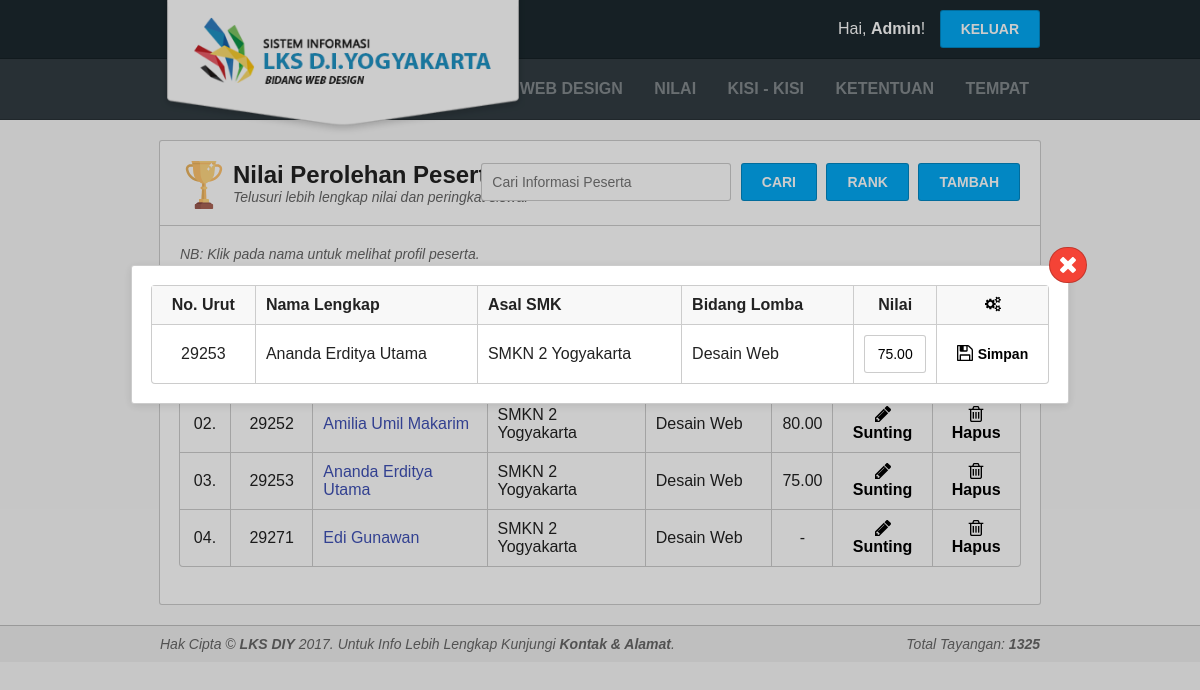
The page /nilai.php?sunting-nilai=29253 (signed in) on the database its author committed.
### tables this page shows
CREATE TABLE `peserta` (
  `id` varchar(20) NOT NULL,
  `nama` varchar(50) NOT NULL,
  `passwd` varchar(30) NOT NULL,
  `bidang` varchar(30) NOT NULL,
  `umur` int(5) DEFAULT NULL,
  `asalsmk` varchar(30) DEFAULT NULL,
  `kelas` varchar(5) DEFAULT NULL
);

CREATE TABLE `nilai` (
  `id` varchar(20) NOT NULL,
  `nilai` float(4,2) DEFAULT NULL
);

CREATE TABLE `hit` (
  `total` int(10) NOT NULL
);

### engine/conn.php (called while the page is built, shortened)
<?php
	if(isset($_SESSION['akses']) && isset($_SESSION['id'])){
		$akses = $_SESSION['akses'];
		$id = $_SESSION['id'];
	}
 ?>

### engine/hit.php (called while the page is built, shortened)
<?php
	$query_hit = mysqli_query($mysqli, "SELECT * FROM hit");
	while($result_hit = mysqli_fetch_array($query_hit)){
		$total = $result_hit['total'] + 1;
	}
 ?>

### engine/section-nilai.php (the view, shortened to what this page needs)
<?php
	$query_peserta = mysqli_query($mysqli, "SELECT * FROM peserta");
 ?>
<section id="nilai">
	<div class="section-container">
		<div class="section-head">
			<img src="asset/icon/score.svg" alt="Nilai Peserta LKS">
			<h2>Nilai Perolehan Peserta LKS</h2>
			<p class="info">Telusuri lebih lengkap nilai dan peringkat siswa.</p>
			<form>
				<input type="search" name="cari-peserta" placeholder="Cari Informasi Peserta" value="<?php if(isset($cari_peserta)){ echo $cari_peserta; } ?>">
				<button>CARI</button>
				<button type="button" onclick="window.location = 'peringkat-nilai.php'" style="margin-left: 5px; ">RANK</button>
				<?php if(isset($akses) && $akses == "admin"){ ?>
				<button type="button" style="margin-left: 5px;" onclick="window.location = 'nilai.php?tambah-peserta=1'">TAMBAH</button>
				<?php } ?>
			</form>
		</div>
		<div class="section-body">
			<?php if(mysqli_num_rows($query_peserta)){ ?>
			<?php if(isset($akses) && $akses == "admin"){ ?>
			<p class="info">NB: Klik pada nama untuk melihat profil peserta.</p>
			<?php } ?>
			<table>
				<thead>
					<tr>
						<th>No.</th>
						<th>No. Urut</th>
						<th>Nama Lengkap</th>
						<th>Asal SMK</th>
						<th>Bidang Lomba</th>
						<th>Nilai</th>
						<?php if(isset($akses) && $akses == "admin"){ ?>
						<th class="td-option" colspan="2"><img src="asset/icon/settings.svg" alt="Pilihan"></th>
						<?php } ?>
					</tr>
				</thead>
				<tbody>
					<?php
						$no = 1;
						while($result_peserta = mysqli_fetch_array($query_peserta)){
							$id = $result_peserta['id'];
							$nama = $result_peserta['nama'];
							$bidang = $result_peserta['bidang'];
							$asalsmk = $result_peserta['asalsmk'];
							$query_nilai = mysqli_query($mysqli, "SELECT * FROM nilai WHERE id='$id'");
							$result_nilai = mysqli_fetch_array($query_nilai);
							$nilai = ($result_nilai['nilai'] == NULL || $result_nilai['nilai'] == 0.00) ? "-" : $result_nilai['nilai'];
					?>
						<tr>
							<td><?php if($no < 10){ echo "0".$no."."; }else{ echo $no."."; } ?></td>
							<td><?php echo $id; ?></td>
							<td>
								<?php if(isset($akses) && $akses == "admin"){ ?>
								<a href="nilai.php?sunting-peserta=<?php echo $id; ?>" title="Sunting Profil">
								<?php } ?>
									<?php echo $nama; ?>
								</a>
							</td>
							<td><?php echo $asalsmk; ?></td>
							<td><?php echo $bidang; ?></td>
							<td><?php echo $nilai; ?></td>
							<?php if(isset($akses) && $akses == "admin"){ ?>
							<td class="td-option">
								<img src="asset/icon/pencil.svg" alt="Sunting">
								<a href="nilai.php?sunting-nilai=<?php echo $id; ?>" title="Sunting">Sunting</a>
							</td>
							<td class="td-option">
								<img src="asset/icon/trash.svg" alt="Hapus">
								<a href="nilai.php?hapus-peserta=<?php echo $id; ?>" title="Hapus">Hapus</a>
							</td>
							<?php } ?>
						</tr>
					<?php $no++; } ?>
				</tbody>
			</table>
			<?php }else{ ?>
			<p class="info noresult">Peserta tidak dapat ditemukan/belum ada. <a href="javascript:void(0)" onclick="history.back()">Klik untuk kembali</a>.</p>
			<?php } ?>
		</div>
	</div>
</section>
<?php
	if(isset($_GET['sunting-nilai'])){
		$id_peserta = $_GET['sunting-nilai'];
		$query_peserta = mysqli_query($mysqli, "SELECT * FROM peserta WHERE id='$id_peserta'");
		$result_peserta = mysqli_fetch_array($query_peserta);
		$nama = $result_peserta['nama'];
		$bidang = $result_peserta['bidang'];
		$asalsmk = $result_peserta['asalsmk'];
		$query_nilai = mysqli_query($mysqli, "SELECT * FROM nilai WHERE id='$id_peserta'");
		$result_nilai = mysqli_fetch_array($query_nilai);
		$nilai = ($result_nilai['nilai'] == NULL || $result_nilai['nilai'] == 0.00) ? "-" : $result_nilai['nilai'];
?>
<div id="modal-nilai-edit">
	<div class="modal-container">
		<div class="modal-close" onclick="window.location = 'nilai.php'">
			<img src="asset/icon/close.svg" alt="X">
		</div>
		<table>
			<thead>
				<tr>
					<th>No. Urut</th>
					<th>Nama Lengkap</th>
					<th>Asal SMK</th>
					<th>Bidang Lomba</th>
					<th>Nilai</th>
					<th class="td-option" colspan="2"><img src="asset/icon/settings.svg" alt="Pilihan"></th>
				</tr>
			</thead>
			<tbody>
				<form method="POST" action="engine/act-nilai-edit.php">
				<tr>
					<td><input type="text" name="id" value="<?php echo $id_peserta; ?>" hidden><?php echo $id_peserta; ?></td>
					<td><?php echo $nama; ?></td>
					<td><?php echo $asalsmk; ?></td>
					<td><?php echo $bidang; ?></td>
					<td><input type="text" name="nilai" value="<?php echo $nilai; ?>" style="width: 40px; text-align: center;"></td>
					<td class="td-option">
						<img src="asset/icon/save.svg" alt="Simpan">
						<button type="submit" name="submit-sunting-nilai" value="1">Simpan</button>
					</td>
				</tr>
				</form>
			</tbody>
		</table>
	</div>
</div>
<?php } ?>

### engine/nav.php (shortened to what this page needs)
<?php
	if(isset($id)){
		if($akses == "admin"){
			$query = mysqli_query($mysqli, "SELECT * FROM admin WHERE id='$id'");
		}elseif($akses == "peserta"){
			$query = mysqli_query($mysqli, "SELECT * FROM peserta WHERE id='$id'");
		}
		$result = mysqli_fetch_array($query);
		$nama = $result['nama'];
	}
 ?>
<nav id="nav-top">
	<div class="nav-container">
		<div class="nav-head">
			<a href="index.php" title="Beranda">
				<img src="asset/img/head-lks.png" alt="Sistem Informasi LKS DIY">
			</a>
		</div>
		<?php if(isset($id)){ ?>
		<div class="nav-account">
			<p>Hai, <a href="javascript:void(0)" onclick="document.querySelectorAll('#modal-profil')[0].style.display = 'block'" title="Profil"><?php echo $nama; ?></a>!</p>
			<button onclick="window.location = 'engine/act-logout.php'">KELUAR</button>
		</div>
		<?php } ?>
	</div>
</nav>
<nav id="nav-bottom">
	<div class="nav-container">
		<div class="nav-menu">
			<ul>
				<li><a href="web-design.php" title="Web Design">WEB DESIGN</a></li>
				<li><a href="nilai.php" title="Nilai">NILAI</a></li>
				<li><a href="kisi.php" title="Kisi - Kisi">KISI - KISI</a></li>
				<li><a href="ketentuan.php" title="Ketentuan">KETENTUAN</a></li>
				<li><a href="tempat.php" title="Tempat">TEMPAT</a></li>
			</ul>
		</div>
	</div>
</nav>

### engine/footer.php
<footer>
	<div class="footer-container">
		<p>Hak Cipta &copy; <a href="index.php" title="Beranda">LKS DIY</a> 2017. Untuk Info Lebih Lengkap Kunjungi <a href="kontak-alamat.php" title="Kontak">Kontak & Alamat</a>.</p>
		<p class="hit">
			Total Tayangan: <b><?php echo $total; ?></b>
		</p>
	</div>
</footer>

### rows shown on the page
peserta: id "29252", nama "Amilia Umil Makarim", asalsmk "SMKN 2 Yogyakarta", bidang "Desain Web", nilai.nilai "80.00"
peserta: id "29253", nama "Ananda Erditya Utama", asalsmk "SMKN 2 Yogyakarta", bidang "Desain Web", nilai.nilai "75.00"
peserta: id "29271", nama "Edi Gunawan", asalsmk "SMKN 2 Yogyakarta", bidang "Desain Web", nilai.nilai "-"
nilai: nilai "75.00"
hit: total "1325"

### other values the page prints
$nama "Admin"
$id_peserta "29253"
